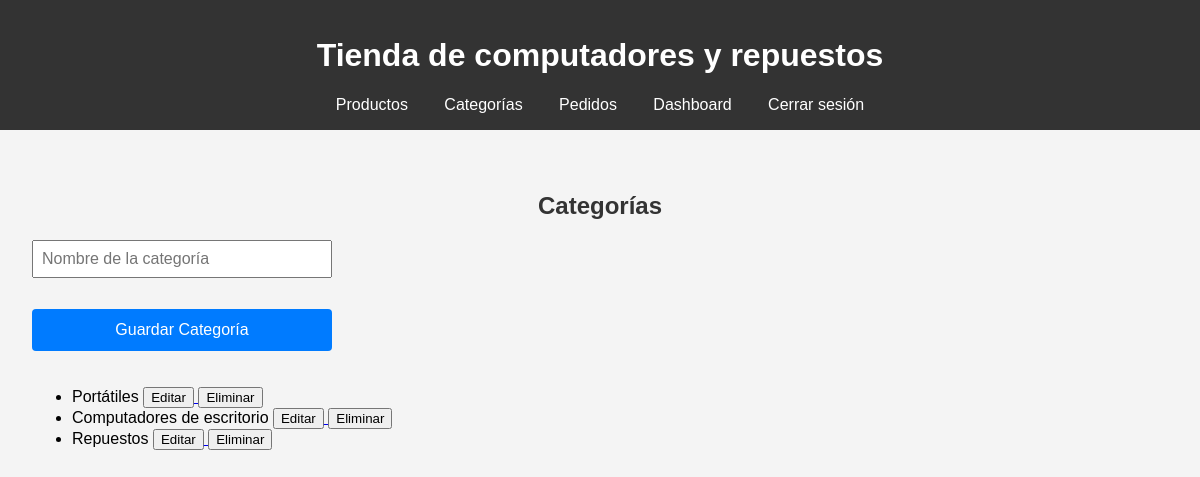
Page /index.php?accion=categorias (signed in) on the committed database.
### tables this page shows
CREATE TABLE `categorias` (
  `id` int(11) NOT NULL,
  `nombre` varchar(100) NOT NULL
);

### Controlador/Controlador.php (called while the page is built, shortened)
<?php
class Controlador
{
public function mostrarCategorias()
{
    $gestor = new GestorAdmin();
    $categorias = $gestor->listarCategorias();
    require "Vista/html/categorias.php";
}
}

### Modelo/GestorAdmin.php (called while the page is built, shortened)
<?php
class GestorAdmin
{
    public function __construct() {
        $this->conexion_obj = new Conexion();
    }
    public function listarCategorias()
    {
        $conexion = new Conexion();
        $conexion->abrir();
        $sql = "SELECT * FROM categorias";
        $conexion->consulta($sql);
        $result = $conexion->obtenerResult();
        $categorias = [];
        while ($row = $result->fetch_assoc()) {
            $categorias[] = $row;
        }
        return $categorias;
    }
}
?>

### Modelo/Conexion.php (called while the page is built, shortened)
<?php
class Conexion
{
    private $mySQLI;
    private $result;
    public function abrir()
    {
        if ($this->mySQLI === null || $this->mySQLI->ping() === false) {
            $this->mySQLI = new mysqli("localhost", "root", "", "computadores");
            $this->mySQLI->set_charset("utf8mb4");
        }
        return true;
    }
    public function cerrar()
    {
        if ($this->mySQLI && $this->mySQLI->ping()) {
            $this->mySQLI = null;
        }
    }
    public function consulta($sql)
    {
        $this->sql = $sql;
        $this->result = $this->mySQLI->query($this->sql);
        return $this->result;
    }
    public function obtenerResult()
    {
        return $this->result;
    }
}
?>

### Vista/html/categorias.php (the view, shortened to what this page needs)
<!DOCTYPE html>
<html lang="es">
<head>
    <link rel="stylesheet" href="Vista/css/styles.css">
</head>
<body>
    <header>
        <h1>Tienda de computadores y repuestos</h1>
        <nav>
            <a href="index.php?accion=productos">Productos</a>
            <a href="index.php?accion=categorias">Categorías</a>
            <a href="index.php?accion=pedidos">Pedidos</a>
            <a href="index.php?accion=dashboard">Dashboard</a>
            <?php if (isset($_SESSION['admin'])): ?>
                <a href="index.php?accion=cerrarSesion">Cerrar sesión</a>
            <?php endif; ?>
        </nav>
    </header>
    <section>
        <h2>Categorías</h2>
        <form class="form-admin" action="index.php?accion=guardarCategoria" method="post">
            <input type="text" name="nombre_categoria" placeholder="Nombre de la categoría" required>
            <button type="submit">Guardar Categoría</button>
        </form>
        <ul>
            <?php foreach ($categorias as $cat): ?>
                <li>
                    <?= htmlspecialchars($cat['nombre']) ?>
                    <a href="index.php?accion=editarCategoria&id=<?= $cat['id'] ?>">
                        <button type="button">Editar</button>
                    </a>
                    <a href="index.php?accion=eliminarCategoria&id=<?= $cat['id'] ?>"
                        onclick="return confirm('¿Seguro que deseas eliminar esta categoría? Se eliminarán los productos asociados.');">
                        <button type="button">Eliminar</button>
                    </a>
                </li>
            <?php endforeach; ?>
        </ul>
    </section>
</body>
</html>

### Vista/css/styles.css (style rules this page uses)
body { font-family: Arial, sans-serif; margin: 0; padding: 0; background-color: #f4f4f4; }
header { background-color: #333; color: white; padding: 1rem; text-align: center; }
nav a { color: white; margin: 0 1rem; text-decoration: none; }
section { padding: 2rem; }
form { display: flex; flex-direction: column; max-width: 300px; margin-top: 1rem; }
form input, form button, form select { margin-bottom: 1rem; padding: 0.5rem; font-size: 1rem; }
button[type="submit"] { background-color: #007bff; color: white; padding: 12px 20px; border: none; border-radius: 4px; cursor: pointer; font-size: 16px; width: 100%; transition: background-color 0.3s ease; margin-top: 15px; }
form { text-align: center; margin-top: 20px; margin-bottom: 20px; }
h2 { text-align: center; margin-top: 30px; color: #333; }

### rows in the picture
categorias: nombre "Portátiles"
categorias: nombre "Computadores de escritorio"
categorias: nombre "Repuestos"
